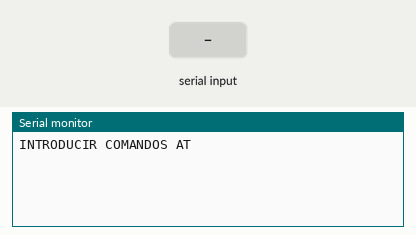
Recording of a sketch running on a simulated Arduino Uno, built with avr-gcc and run on an emulated ATmega328P. Shown: the last lines printed to the serial monitor. The inputs (shaded band) are chosen by the test bench.

Above: at 1.2 s.
1.3 s: "1" received over the second serial link
At 1.7 s:
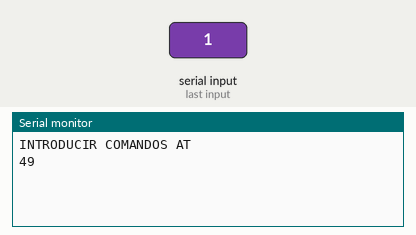
2.8 s: "0" received over the second serial link
At 4.0 s:
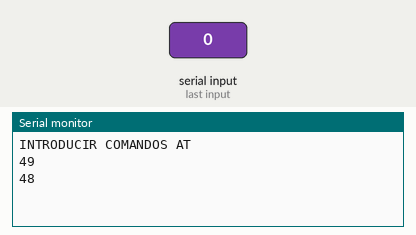

The sketch:

test_bluetooth.ino
```cpp
#include <SoftwareSerial.h>

SoftwareSerial bt_serial(1,0);

void setup()
{
  bt_serial.begin(38400);

Serial.begin(9600); Serial.flush(); while(Serial.available()>0)Serial.read();

  Serial.println(String("INTRODUCIR COMANDOS AT"));

}


void loop()
{
    if ((bt_serial.available()>0)) {
      Serial.println(bt_serial.read());
    }
}
```

Measured:
- after the input at 1.3 s, the serial monitor: prints a new line at once (image 1)
- after the input at 2.8 s, the serial monitor: prints a new line at once (image 2)
